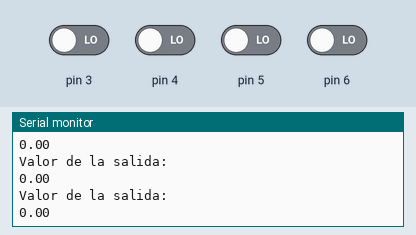
Bench run of a sketch on a simulated Arduino Uno, built with avr-gcc and run on an emulated ATmega328P. On the bench: the last lines printed to the serial monitor. The test bench sets the inputs (shaded band); at power-on: pin 3–6 LOW. Random numbers use the default seed unless the sketch sets one.

Above: at 2.9 s.
3.0 s: pin 6 driven HIGH
At 3.7 s:
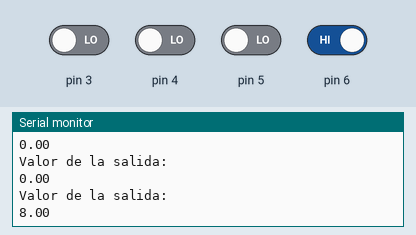
4.5 s: pin 3 driven HIGH
At 5.8 s:
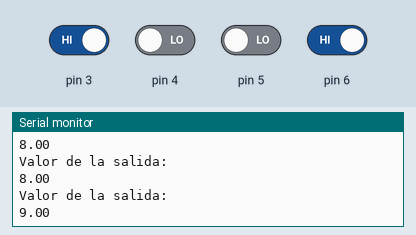
6.0 s: pin 4 driven HIGH
At 6.9 s:
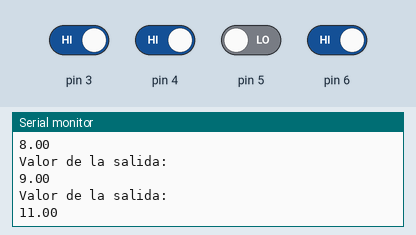
7.5 s: pin 5 driven HIGH
At 8.8 s:
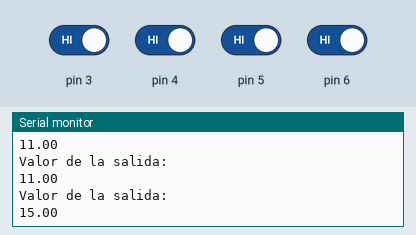
9.0 s: pin 3 driven LOW
At 9.6 s:
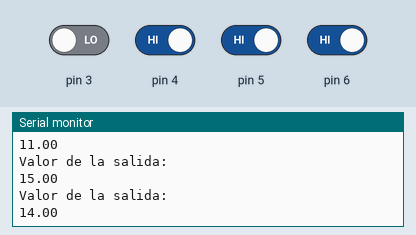
10.5 s: pin 4 driven LOW
At 11.9 s:
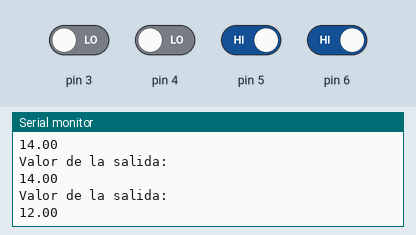
Timing chart, 0 to 13.0 s (numbered marks = the images above; inputs shaded):
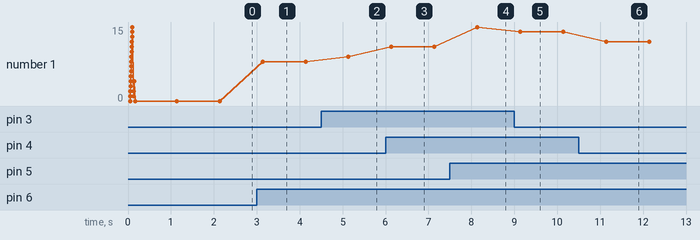

Measured:
- after the input at 3.0 s, the serial monitor: prints a new line after 0.14 s (image 1)
- after the input at 4.5 s, the serial monitor: prints a new line after 0.64 s (image 2)
- after the input at 6.0 s, the serial monitor: prints a new line after 0.14 s (image 3)
- after the input at 7.5 s, the serial monitor: prints a new line after 0.64 s (image 4)
- after the input at 9.0 s, the serial monitor: prints a new line after 0.14 s (image 5)
- after the input at 10.5 s, the serial monitor: prints a new line after 0.64 s (image 6)
- plotted number 1: 8 → 9 after the input at 4.5 s, 9 → 11 after the input at 6.0 s, 11 → 15 after the input at 7.5 s, 15 → 14 after the input at 9.0 s, 14 → 12 after the input at 10.5 s

The sketch:

Red_Adaline_16.ino
```cpp
/* RED NEURONAL ADALINE CON ENTRADA DE 16
 *
 * NOMBRE: IVAN FERNANDO VARGAS OCHOA
 * C.C. : 1006558319
 */

// Valor para la ejecucion
  int a = 1;

// Tasa de aprendizaje
  float ta = 0.99;

// Se declara el valor de las entradas
  int x1[16] = {0,1,0,1,0,1,0,1,0,1,0,1,0,1,0,1};
  int x2[16] = {0,0,1,1,0,0,1,1,0,0,1,1,0,0,1,1};
  int x3[16] = {0,0,0,0,1,1,1,1,0,0,0,0,1,1,1,1};
  int x4[16] = {0,0,0,0,0,0,0,0,1,1,1,1,1,1,1,1};

// Se declara el valor de la salida
  int Y[16] = {0,1,2,3,4,5,6,7,8,9,10,11,12,13,14,15};

// Declaración de los pesos
  float w1 = random(4);
  float w2 = random(4);
  float w3 = random(4);
  float w4 = random(4);


void setup() {
  Serial.begin(9600);

  pinMode(3, INPUT);
  pinMode(4, INPUT);
  pinMode(5, INPUT);
  pinMode(6, INPUT);
}

void loop() {

  // En esta parte se hace el entrenamiento de la red Neuronal
  if( a == 1){

  // Numero de iteracciones
  int contador = 0;

  // Se declara el error
  float errorglobal = 1;
  float error[16] = {1,1,1,1,1,1,1,1,1,1,1,1,1,1,1,1};

  int i = 0;

  while(errorglobal != 0){

    float y = w1*x1[i]+ w2*x2[i]+ w3*x3[i] +w4*x4[i];

    error[i] = Y[i] - y;

    w1 = w1 + ta*error[i]*x1[i];
    w2 = w2 + ta*error[i]*x2[i];
    w3 = w3 + ta*error[i]*x3[i];
    w4 = w4 + ta*error[i]*x4[i];

    error[i] = abs(error[i]);

    i = i + 1;

    if(i==16){
      i = 0;
    }

    errorglobal = error[0] + error[1] + error[2] + error[3] + error[4] + error[5] + error[7] + error[8] + error[9] + error[10] + error[11] + error[12] + error[13] + error[14] + error[15];

    //Serial.println(contador);
    contador = contador + 1;

  }

  // Se comprueba el entrenamiento de la red Neuronal
  int salida[16] = {0,0,0,0,0,0,0,0,0,0,0,0,0,0,0};

  Serial.println("Valor de la salida: ");
  for(int i = 0; i<=15; i++){
    float C = w1*x1[i] + w2*x2[i] + w3*x3[i] + w4*x4[i];
    salida[i] = C;
    Serial.println(salida[i]);
  }

  Serial.println("Valor de los Pesos: ");
  Serial.println(w1);
  Serial.println(w2);
  Serial.println(w3);

  // Se finaliza el entrenamiento
  a = 2;
  }


   // Aqui comienza la comprobacion en tiempo real de la red neuronal
  int x1 = digitalRead(3);
  int x2 = digitalRead(4);
  int x3 = digitalRead(5);
  int x4 = digitalRead(6);

  float salida;

  Serial.println("Valor de la salida: ");

    float C = w1*x1 + w2*x2 + w3*x3 + w4*x4;
    salida = C;
    Serial.println(salida);
    delay(1000);
}
```
